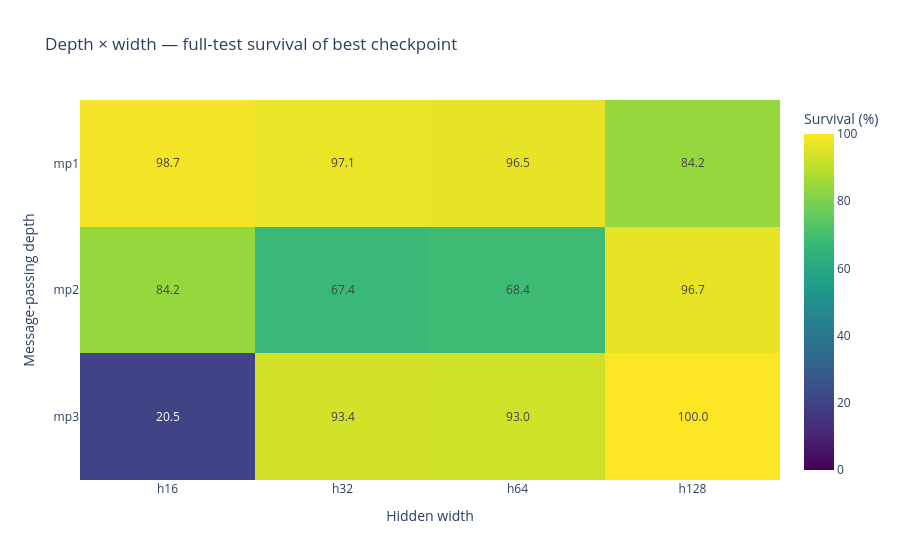

Source (notebook cell):
### Markdown cell above
## Depth × width heatmaps

Cells use the full-test survival of each run's best checkpoint. With more than
one seed per architecture the cell value is the mean across seeds.

### Code cell
HEATMAP_VALUE_COLUMN = "best_eval_survival_pct"
heatmap_endpoint_df = endpoint_df.dropna(
    subset=[HEATMAP_VALUE_COLUMN]
).copy()
excluded = len(endpoint_df) - len(heatmap_endpoint_df)
if excluded:
    print(f"Excluded {excluded} run(s) without a valid full-test result.")


def depth_width_table(frame, value_column, aggfunc="mean"):
    table = frame.pivot_table(
        index="depth_label",
        columns="width_label",
        values=value_column,
        aggfunc=aggfunc,
    )
    return table.reindex(
        index=DEPTH_LABEL_ORDER, columns=WIDTH_LABEL_ORDER
    ).rename_axis(index="depth", columns="width")


def show_depth_width_heatmap(
    table,
    title,
    color_label,
    colorscale="Viridis",
    zmin=None,
    zmax=None,
    zmid=None,
    text_format=".1f",
    source_df=None,
):
    if table.empty or table.notna().sum().sum() == 0:
        print(f"No data available for: {title}")
        return None
    print(title)
    display(table.round(2))
    kwargs = dict(
        text_auto=text_format,
        aspect="auto",
        color_continuous_scale=colorscale,
        labels={
            "x": "Hidden width",
            "y": "Message-passing depth",
            "color": color_label,
        },
        title=title,
    )
    if zmin is not None:
        kwargs["zmin"] = zmin
    if zmax is not None:
        kwargs["zmax"] = zmax
    if zmid is not None:
        kwargs["color_continuous_midpoint"] = zmid
    figure = px.imshow(table, **kwargs)
    figure.show()
    if source_df is not None:
        detail = (
            source_df[
                [
                    "architecture",
                    "seed",
                    "actor_params",
                    "run_name",
                    "config_path",
                    "best_eval_step_m",
                    "best_eval_json",
                    HEATMAP_VALUE_COLUMN,
                ]
            ]
            .sort_values(["architecture", "seed"])
            .reset_index(drop=True)
        )
        print(f"Configs used for: {title}")
        with pd.option_context("display.max_colwidth", None):
            display(detail.round(2))
    return figure


absolute_table = depth_width_table(heatmap_endpoint_df, HEATMAP_VALUE_COLUMN)
show_depth_width_heatmap(
    absolute_table,
    "Depth × width — full-test survival of best checkpoint",
    "Survival (%)",
    colorscale="Viridis",
    zmin=0,
    zmax=100,
    source_df=heatmap_endpoint_df,
)
print("done")

### Figure 1 — Plotly figure (JSON) as saved in the notebook; plotly's stock layout.template omitted (floating-point values rounded to 4 significant figures)
{"data": [{"coloraxis": "coloraxis", "hovertemplate": "Hidden width: %{x}<br>Message-passing depth: %{y}<br>Survival (%): %{z}<extra></extra>", "name": "0", "texttemplate": "%{z:.1f}", "type": "heatmap", "x": ["h16", "h32", "h64", "h128"], "xaxis": "x", "y": ["mp1", "mp2", "mp3"], "yaxis": "y", "z": [[98.68, 97.07, 96.54, 84.18], [84.19, 67.39, 68.38, 96.66], [20.5, 93.39, 92.97, 100.0]]}], "layout": {"coloraxis": {"cmax": 100, "cmin": 0, "colorbar": {"title": {"text": "Survival (%)"}}, "colorscale": [[0, "#440154"], [0.1111, "#482878"], [0.2222, "#3e4989"], [0.3333, "#31688e"], [0.4444, "#26828e"], [0.5556, "#1f9e89"], [0.6667, "#35b779"], [0.7778, "#6ece58"], [0.8889, "#b5de2b"], [1, "#fde725"]]}, "title": {"text": "Depth × width — full-test survival of best checkpoint"}, "xaxis": {"anchor": "y", "domain": [0, 1], "title": {"text": "Hidden width"}}, "yaxis": {"anchor": "x", "autorange": "reversed", "domain": [0, 1], "title": {"text": "Message-passing depth"}}}}
